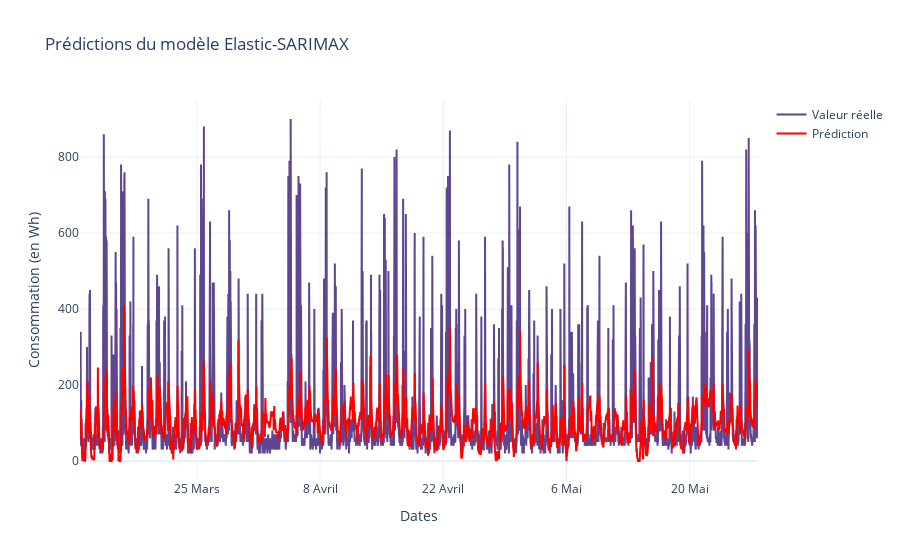

Notebook cell for this chart:
### Code cell
fig = go.Figure()

fig.add_trace(go.Scatter(x=results.index, y=results['y_true'], mode='lines', name='Valeur réelle'))
fig.add_trace(go.Scatter(x=results.index, y=results['y_pred'], mode='lines', name='Prédiction', line=dict(color='red')))

fig.update_layout(
    title='Prédictions du modèle Elastic-SARIMAX',
    xaxis_title='Dates',
    xaxis_tickvals=date_range,
    xaxis_ticktext=date_labels,
    yaxis_title='Consommation (en Wh)'
    )

fig.show()

### Figure 1 — Plotly figure (JSON) as saved in the notebook; plotly's stock layout.template omitted (floating-point values rounded to 4 significant figures; data arrays with more than 128 entries replaced by an {"elided": "..."} marker saying what was removed)
{"data": [{"mode": "lines", "name": "Valeur réelle", "type": "scatter", "x": {"elided": "11094 str values"}, "y": {"elided": "11094 int values"}}, {"line": {"color": "red"}, "mode": "lines", "name": "Prédiction", "type": "scatter", "x": {"elided": "11094 str values"}, "y": {"elided": "11094 float values"}}], "layout": {"title": {"text": "Prédictions du modèle Elastic-SARIMAX"}, "xaxis": {"ticktext": ["11 Mars", "25 Mars", "8 Avril", "22 Avril", "6 Mai", "20 Mai"], "tickvals": ["2016-03-11", "2016-03-25", "2016-04-08", "2016-04-22", "2016-05-06", "2016-05-20"], "title": {"text": "Dates"}}, "yaxis": {"title": {"text": "Consommation (en Wh)"}}}}
